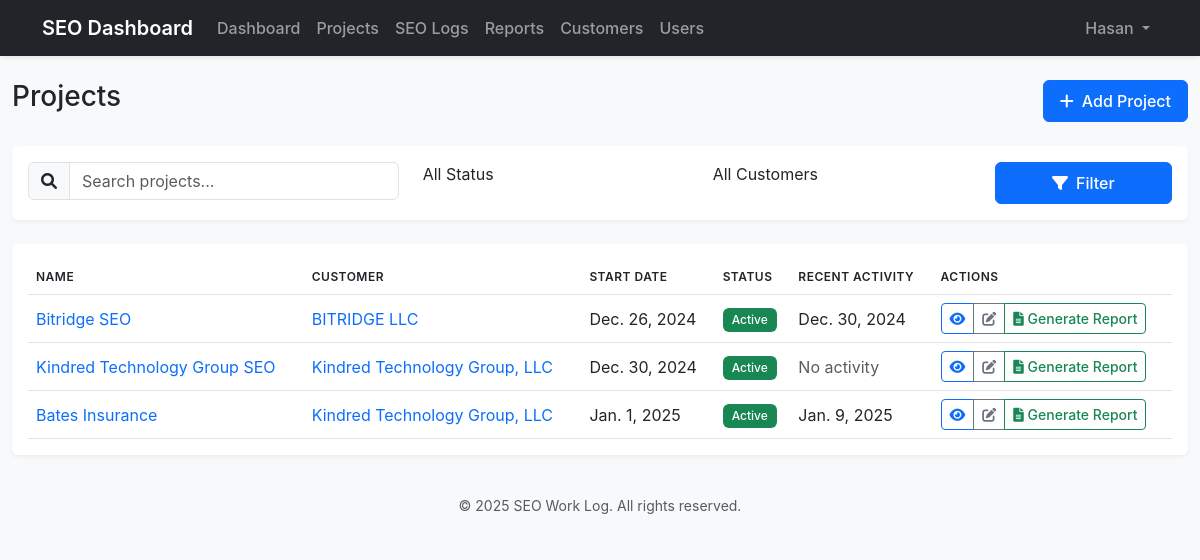
The page /projects/ (signed in) on the database its author committed.
### core/models.py (models this page shows, shortened)
class CustomUser(AbstractUser):
    ROLE_CHOICES = [
        ('admin', 'Administrator'),
        ('provider', 'Provider'),
        ('customer', 'Customer'),
    ]
    role = models.CharField(max_length=10, choices=ROLE_CHOICES, default='customer')

class Project(models.Model):
    customer = models.ForeignKey(Customer, on_delete=models.CASCADE)
    name = models.CharField(max_length=255)
    description = models.TextField()
    start_date = models.DateField()
    end_date = models.DateField(null=True, blank=True)
    is_active = models.BooleanField(default=True)
    created_at = models.DateTimeField(auto_now_add=True)
    updated_at = models.DateTimeField(auto_now=True)
    providers = models.ManyToManyField(CustomUser, related_name='assigned_projects', blank=True, limit_choices_to={'role': 'provider'})

class Customer(models.Model):
    name = models.CharField(max_length=255)
    email = models.EmailField(unique=True)
    website = models.URLField()
    logo = models.ImageField(upload_to='logos/', null=True, blank=True)
    is_active = models.BooleanField(default=True)
    created_at = models.DateTimeField(auto_now_add=True)
    updated_at = models.DateTimeField(auto_now=True)

class SEOLog(models.Model):
    WORK_TYPE_CHOICES = [
        ('on_page', 'On-Page SEO'),
        ('off_page', 'Off-Page SEO'),
        ('technical', 'Technical SEO'),
        ('content', 'Content Optimization'),
        ('analytics', 'Analytics & Tracking'),
        ('other', 'Other'),
    ]
    project = models.ForeignKey(Project, on_delete=models.CASCADE)
    date = models.DateField()
    created_by = models.ForeignKey(CustomUser, on_delete=models.CASCADE, related_name='created_logs')
    work_type = models.CharField(max_length=20, choices=WORK_TYPE_CHOICES, default='other')
    description = models.TextField(default='', blank=True)
    providers = models.ManyToManyField(CustomUser, related_name='assigned_logs', blank=True)
    created_at = models.DateTimeField(auto_now_add=True, null=True)
    updated_at = models.DateTimeField(auto_now=True, null=True)
    class Meta:
        ordering = ['-date']
        verbose_name = 'SEO Log'
        verbose_name_plural = 'SEO Logs'

### core/views.py (the view)
# urls.py: path('projects/', views.project_list, name='projects'),
@login_required
def project_list(request):
    if request.user.role == 'admin':
        projects = Project.objects.all()
    elif request.user.role == 'provider':
        projects = Project.objects.filter(
            providers=request.user,
            is_active=True,
            customer__is_active=True
        )
    else:  # customer
        projects = Project.objects.filter(
            customer__email=request.user.email,
            is_active=True,
            customer__is_active=True
        )
    return render(request, 'core/project_list.html', {
        'title': 'Projects',
        'projects': projects,
    })

### core/templates/core/project_list.html (shortened to what this page needs)
{% extends 'core/base.html' %}
{% block content %}
<div class="container-fluid py-4">
    <div class="d-flex justify-content-between align-items-center mb-4">
        <h1 class="h3">Projects</h1>
        {% if user.role == 'admin' or user.role == 'provider' %}
        <a href="{% url 'project_add' %}" class="btn btn-primary">
            <i class="fas fa-plus me-2"></i>Add Project
        </a>
        {% endif %}
    </div>
    <div class="card border-0 shadow-sm mb-4">
        <div class="card-body">
            <form method="get" class="row g-3">
                <div class="col-md-4">
                    <div class="input-group">
                        <span class="input-group-text">
                            <i class="fas fa-search"></i>
                        </span>
                        <input type="text" name="search" class="form-control" placeholder="Search projects..."
                               value="{{ request.GET.search }}">
                    </div>
                </div>
                <div class="col-md-3">
                </div>
                <div class="col-md-3">
                </div>
                <div class="col-md-2">
                    <button type="submit" class="btn btn-primary w-100">
                        <i class="fas fa-filter me-2"></i>Filter
                    </button>
                </div>
            </form>
        </div>
    </div>
    <div class="card border-0 shadow-sm">
        <div class="card-body">
            {% if projects %}
                <div class="table-responsive">
                    <table class="table table-hover">
                        <thead>
                            <tr>
                                <th>Name</th>
                                <th>Customer</th>
                                <th>Start Date</th>
                                <th>Status</th>
                                <th>Recent Activity</th>
                                <th>Actions</th>
                            </tr>
                        </thead>
                        <tbody>
                            {% for project in projects %}
                            <tr>
                                <td>
                                    <a href="{% url 'project_detail' project.pk %}" class="text-decoration-none">
                                        {{ project.name }}
                                    </a>
                                </td>
                                <td>
                                    <a href="{% url 'customer_detail' project.customer.pk %}" class="text-decoration-none">
                                        {{ project.customer.name }}
                                    </a>
                                </td>
                                <td>{{ project.start_date }}</td>
                                <td>
                                    {% if project.is_active %}
                                        <span class="badge bg-success">Active</span>
                                    {% else %}
                                        <span class="badge bg-secondary">Inactive</span>
                                    {% endif %}
                                </td>
                                <td>
                                    {% with last_log=project.seolog_set.last %}
                                        {% if last_log %}
                                            {{ last_log.date }}
                                        {% else %}
                                            <span class="text-muted">No activity</span>
                                        {% endif %}
                                    {% endwith %}
                                </td>
                                <td>
                                    <div class="btn-group">
                                        <a href="{% url 'project_detail' project.pk %}" class="btn btn-sm btn-outline-primary">
                                            <i class="fas fa-eye"></i>
                                        </a>
                                        {% if user.role == 'admin' or user.role == 'provider' %}
                                        <a href="{% url 'project_edit' project.pk %}" class="btn btn-sm btn-outline-secondary">
                                            <i class="fas fa-edit"></i>
                                        </a>
                                        {% endif %}
                                        <a href="{% url 'report_create' project.pk %}" class="btn btn-sm btn-outline-success" title="Generate Report">
                                            <i class="fas fa-file-alt"></i> Generate Report
                                        </a>
                                    </div>
                                </td>
                            </tr>
                            {% endfor %}
                        </tbody>
                    </table>
                </div>
            {% else %}
                <div class="text-center py-4">
                    <i class="fas fa-project-diagram fa-3x text-muted mb-3"></i>
                    <p class="text-muted mb-0">No projects found.</p>
                </div>
            {% endif %}
        </div>
    </div>
</div>
{% endblock %}
{% block extra_css %}
<link href="https://cdn.jsdelivr.net/npm/select2@4.1.0-rc.0/dist/css/select2.min.css" rel="stylesheet" />
<link href="https://cdn.jsdelivr.net/npm/select2-bootstrap-5-theme@1.3.0/dist/select2-bootstrap-5-theme.min.css" rel="stylesheet" />
{% endblock %}

### core/templates/core/base.html (shortened to what this page needs)
{% load static %}
<!DOCTYPE html>
<html lang="en">
<head>
    <link href="https://cdn.jsdelivr.net/npm/bootstrap@5.3.0/dist/css/bootstrap.min.css" rel="stylesheet">
    <link href="https://cdnjs.cloudflare.com/ajax/libs/font-awesome/6.0.0/css/all.min.css" rel="stylesheet">
    <link href="{% static 'css/style.css' %}" rel="stylesheet">
    {% block extra_css %}{% endblock %}
</head>
<body>
    <nav class="navbar navbar-expand-lg navbar-dark bg-dark">
        <div class="container">
            <a class="navbar-brand" href="{% url 'dashboard' %}">SEO Dashboard</a>
            <div class="collapse navbar-collapse" id="navbarNav">
                {% if user.is_authenticated %}
                    <ul class="navbar-nav me-auto">
                        <li class="nav-item">
                            <a class="nav-link" href="{% url 'dashboard' %}">Dashboard</a>
                        </li>
                        <li class="nav-item">
                            <a class="nav-link" href="{% url 'projects' %}">Projects</a>
                        </li>
                        <li class="nav-item">
                            <a class="nav-link" href="{% url 'seo_logs' %}">SEO Logs</a>
                        </li>
                        <li class="nav-item">
                            <a class="nav-link" href="{% url 'report_list' %}">Reports</a>
                        </li>
                        {% if user.role == 'admin' %}
                        <li class="nav-item">
                            <a class="nav-link" href="{% url 'customers' %}">Customers</a>
                        </li>
                        <li class="nav-item">
                            <a class="nav-link" href="{% url 'user_list' %}">Users</a>
                        </li>
                        {% endif %}
                    </ul>
                    <ul class="navbar-nav ms-auto">
                        <li class="nav-item dropdown">
                            <a class="nav-link dropdown-toggle" href="#" role="button" data-bs-toggle="dropdown">
                                {{ user.username }}
                            </a>
                        </li>
                    </ul>
                {% endif %}
            </div>
        </div>
    </nav>
    <main>
        {% block content %}{% endblock %}
    </main>
    <footer class="footer mt-auto py-3 bg-light">
        <div class="container text-center">
            <span class="text-muted">© {% now "Y" %} SEO Work Log. All rights reserved.</span>
        </div>
    </footer>
</body>
</html>

### core/static/css/style.css (style rules this page uses)
body { background-color: #f8f9fa; font-family: 'Inter', -apple-system, BlinkMacSystemFont, "Segoe UI", Roboto, "Helvetica Neue", Arial, sans-serif; }
.navbar { box-shadow: 0 0.125rem 0.25rem rgba(0, 0, 0, 0.075); }
.navbar-brand { font-weight: 600; }
.nav-link { font-weight: 500; }
.card { transition: transform 0.2s ease-in-out; }
.table { margin-bottom: 0; }
.table th { font-weight: 600; text-transform: uppercase; font-size: 0.75rem; letter-spacing: 0.5px; }
.table td { vertical-align: middle; }
.badge { font-weight: 500; padding: 0.5em 0.75em; }
.btn { font-weight: 500; padding: 0.5rem 1rem; }
.btn-sm { padding: 0.25rem 0.5rem; }
.footer { font-size: 0.875rem; }
.shadow-sm { box-shadow: 0 0.125rem 0.25rem rgba(0, 0, 0, 0.05) !important; }
.nav-link, .btn { transition: all 0.2s ease-in-out; }
.nav-item .nav-link { position: relative; }

### rows shown on the page
CustomUser: username "Hasan"
Project: name "Bitridge SEO", customer.name "BITRIDGE LLC", start_date "Dec. 26, 2024", is_active "Active", seolog_set.last "Dec. 30, 2024"
Project: name "Kindred Technology Group SEO", customer.name "Kindred Technology Group, LLC", start_date "Dec. 30, 2024", is_active "Active", shows "No activity"
Project: name "Bates Insurance", customer.name "Kindred Technology Group, LLC", start_date "Jan. 1, 2025", is_active "Active", seolog_set.last "Jan. 9, 2025"
